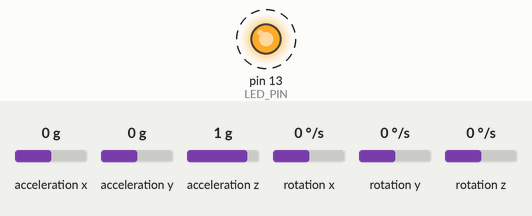
Bench run of a sketch on a simulated Arduino Uno, built with avr-gcc and run on an emulated ATmega328P. On the bench: output pins drawn as LEDs (lit = HIGH). Dashed ring = blinking. The test bench sets the inputs (shaded band); at power-on: acceleration x 0 g, acceleration y 0 g, acceleration z 1 g, rotation x 0 °/s, rotation y 0 °/s, rotation z 0 °/s. What the sketch prints to the serial monitor is not drawn.

Above: at 0.2 s.
Timing chart, 0 to 3.0 s (numbered marks = the images above):
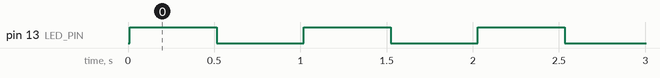

The sketch:

main.ino
```cpp
#include <Wire.h>
#include "MPU6050.h"

MPU6050 accelgyro;
//MPU6050 accelgyro(0x69); // <-- use for AD0 high

int16_t ax, ay, az;
int16_t gx, gy, gz;

#define LED_PIN 13
bool blinkState = false;

void setup() {
    Wire.begin();

    // initialize serial communication
    // (38400 chosen because it works as well at 8MHz as it does at 16MHz, but
    // it's really up to you depending on your project)
    Serial.begin(57600);

    // initialize device
    Serial.println("Initializing I2C devices...");
    accelgyro.initialize();

    // verify connection
    Serial.println("Testing device connections...");
    Serial.println(accelgyro.testConnection() ? "MPU6050 connection successful" : "MPU6050 connection failed");

    // use the code below to change accel/gyro offset values

    // configure Arduino LED for
    pinMode(LED_PIN, OUTPUT);
}

void loop() {
    // read raw accel/gyro measurements from device
    accelgyro.getMotion6(&ax, &ay, &az, &gx, &gy, &gz);

    // these methods (and a few others) are also available
    //accelgyro.getAcceleration(&ax, &ay, &az);
    //accelgyro.getRotation(&gx, &gy, &gz);

        // display tab-separated accel/gyro x/y/z values
        Serial.print("a/g:\t");
        Serial.print(ax); Serial.print("\t");
        Serial.print(ay); Serial.print("\t");
        Serial.print(az); Serial.print("\t");
        Serial.print(gx); Serial.print("\t");
        Serial.print(gy); Serial.print("\t");
        Serial.println(gz);

    // blink LED to indicate activity
    blinkState = !blinkState;
    digitalWrite(LED_PIN, blinkState);
    delay(500);
}
```

Measured:
- by itself, pin 13 (LED_PIN): alternates HIGH for 0.50 s and LOW for 0.50 s
